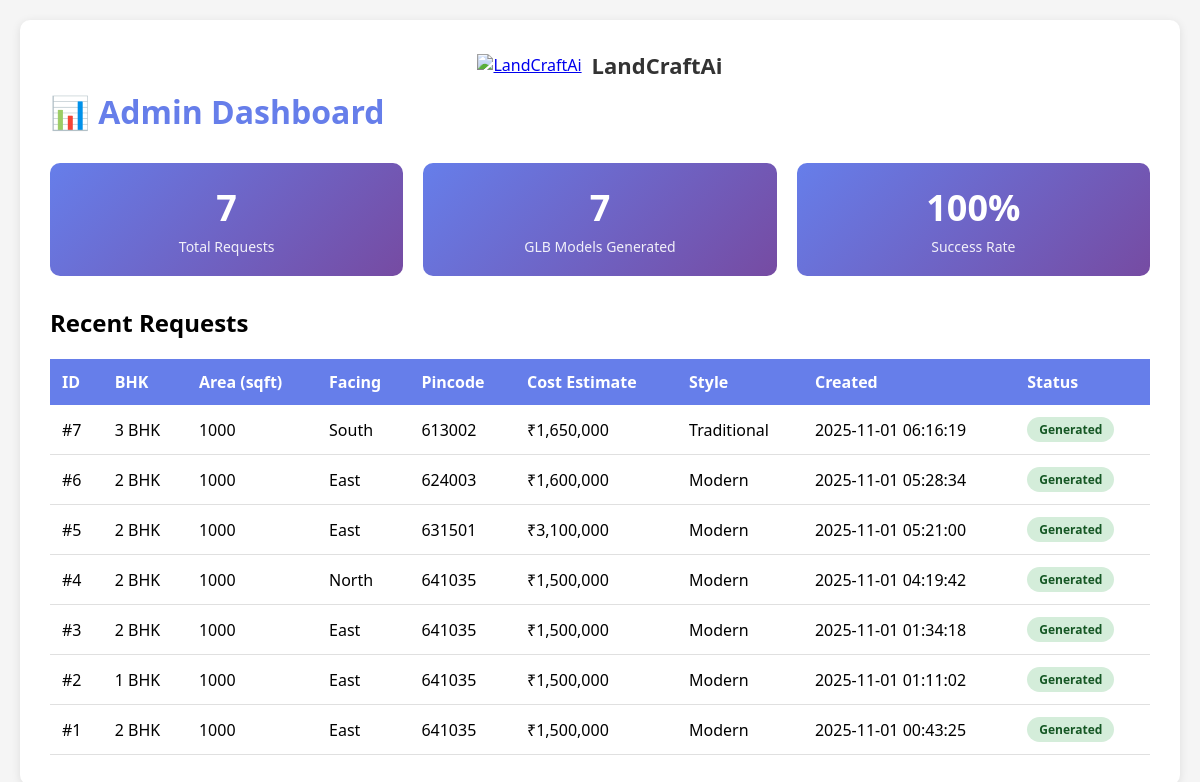
The page /admin on the database its author committed.
### tables this page shows
CREATE TABLE requests (
            id INTEGER PRIMARY KEY AUTOINCREMENT,
            bhk INTEGER NOT NULL,
            sqft INTEGER NOT NULL,
            facing TEXT NOT NULL,
            pincode TEXT NOT NULL,
            rate INTEGER NOT NULL,
            cost_estimate INTEGER NOT NULL,
            style TEXT,
            chat_history TEXT,
            final_prompt TEXT,
            glb_file TEXT,
            plan_text TEXT,
            svg_file TEXT,
            created_at TIMESTAMP DEFAULT CURRENT_TIMESTAMP
        );

### app.py (the view)
@app.route('/admin')
def admin():
    conn = get_db()
    cursor = conn.cursor()
    cursor.execute('SELECT * FROM requests ORDER BY created_at DESC LIMIT 50')
    requests = cursor.fetchall()
    conn.close()
    return render_template('admin.html', requests=requests)

### app.py (called while the page is built)
def get_db():
    conn = sqlite3.connect(app.config['DATABASE'])
    conn.row_factory = sqlite3.Row
    return conn

### templates/admin.html (shortened to what this page needs)
<!DOCTYPE html>
<html lang="en">
<head>
</head>
<body>
    <div class="container">
        <div class="brand"><a href="/"><img src="/logo.jpeg" alt="LandCraftAi"></a><span class="brand-name">LandCraftAi</span></div>
        <h1>📊 Admin Dashboard</h1>
        <div class="stats">
            <div class="stat-card">
                <div class="stat-value">{{ requests|length }}</div>
                <div class="stat-label">Total Requests</div>
            </div>
            <div class="stat-card">
                <div class="stat-value">{{ requests|length }}</div>
                <div class="stat-label">GLB Models Generated</div>
            </div>
            <div class="stat-card">
                <div class="stat-value">100%</div>
                <div class="stat-label">Success Rate</div>
            </div>
        </div>
        <h2>Recent Requests</h2>
        <table>
            <thead>
                <tr>
                    <th>ID</th>
                    <th>BHK</th>
                    <th>Area (sqft)</th>
                    <th>Facing</th>
                    <th>Pincode</th>
                    <th>Cost Estimate</th>
                    <th>Style</th>
                    <th>Created</th>
                    <th>Status</th>
                </tr>
            </thead>
            <tbody>
                {% for req in requests %}
                <tr>
                    <td>#{{ req.id }}</td>
                    <td>{{ req.bhk }} BHK</td>
                    <td>{{ req.sqft }}</td>
                    <td>{{ req.facing }}</td>
                    <td>{{ req.pincode }}</td>
                    <td>₹{{ "{:,}".format(req.cost_estimate) }}</td>
                    <td>{{ req.style }}</td>
                    <td>{{ req.created_at }}</td>
                    <td><span class="badge badge-success">Generated</span></td>
                </tr>
                {% endfor %}
            </tbody>
        </table>
    </div>
</body>
</html>

### templates/admin.html (style rules this page uses)
* { margin: 0; padding: 0; box-sizing: border-box; }
body { font-family: 'Segoe UI', Tahoma, Geneva, Verdana, sans-serif; background: #f5f5f5; padding: 20px; }
.container { max-width: 1400px; margin: 0 auto; background: white; border-radius: 10px; padding: 30px; box-shadow: 0 2px 10px rgba(0, 0, 0, 0.1); }
.brand { display:flex; justify-content:center; align-items:center; gap:10px; margin-bottom:10px; }
.brand img { height:48px; width:auto; }
.brand-name { font-size: 22px; font-weight: 800; color: #333; }
h1 { color: #667eea; margin-bottom: 30px; }
.stats { display: grid; grid-template-columns: repeat(auto-fit, minmax(200px, 1fr)); gap: 20px; margin-bottom: 30px; }
.stat-card { background: linear-gradient(135deg, #667eea 0%, #764ba2 100%); color: white; padding: 20px; border-radius: 10px; text-align: center; }
.stat-value { font-size: 36px; font-weight: bold; margin-bottom: 5px; }
.stat-label { font-size: 14px; opacity: 0.9; }
table { width: 100%; border-collapse: collapse; margin-top: 20px; }
th { background: #667eea; color: white; padding: 12px; text-align: left; font-weight: 600; }
td { padding: 12px; border-bottom: 1px solid #e0e0e0; }
.badge { display: inline-block; padding: 4px 12px; border-radius: 20px; font-size: 12px; font-weight: 600; }
.badge-success { background: #d4edda; color: #155724; }

### rows shown on the page
requests: id "7", bhk "3", sqft "1000", facing "South", pincode "613002", cost_estimate "1,650,000", style "Traditional", created_at "2025-11-01 06:16:19"
requests: id "6", bhk "2", sqft "1000", facing "East", pincode "624003", cost_estimate "1,600,000", style "Modern", created_at "2025-11-01 05:28:34"
requests: id "5", bhk "2", sqft "1000", facing "East", pincode "631501", cost_estimate "3,100,000", style "Modern", created_at "2025-11-01 05:21:00"
requests: id "4", bhk "2", sqft "1000", facing "North", pincode "641035", cost_estimate "1,500,000", style "Modern", created_at "2025-11-01 04:19:42"
requests: id "3", bhk "2", sqft "1000", facing "East", pincode "641035", cost_estimate "1,500,000", style "Modern", created_at "2025-11-01 01:34:18"
requests: id "2", bhk "1", sqft "1000", facing "East", pincode "641035", cost_estimate "1,500,000", style "Modern", created_at "2025-11-01 01:11:02"
requests: id "1", bhk "2", sqft "1000", facing "East", pincode "641035", cost_estimate "1,500,000", style "Modern", created_at "2025-11-01 00:43:25"

### other values the page prints
{{ requests|length }} "7"
